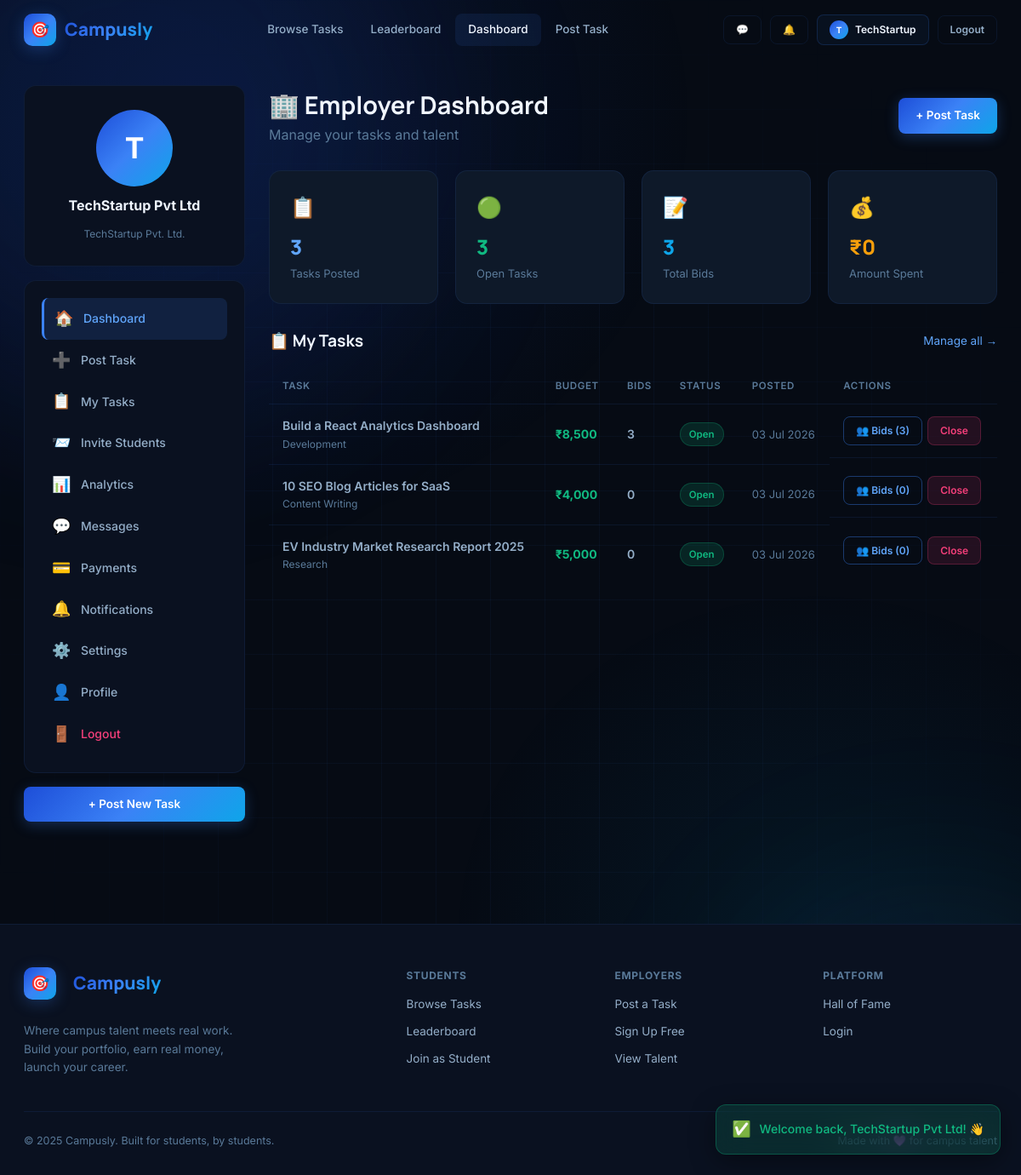
Page /employer_dashboard.php (signed in) on the committed database.
### tables this page shows
CREATE TABLE users (
  id                      INT AUTO_INCREMENT PRIMARY KEY,
  name                    VARCHAR(100)  NOT NULL,
  email                   VARCHAR(150)  NOT NULL UNIQUE,
  password                VARCHAR(255)  NOT NULL,
  role                    ENUM('candidate','employer','admin') DEFAULT 'candidate',
  university              VARCHAR(250),
  company_name            VARCHAR(150),
  bio                     TEXT,
  location                VARCHAR(100),
  skills                  VARCHAR(800),
  github                  VARCHAR(300),
  linkedin                VARCHAR(300),
  portfolio               VARCHAR(300),
  avatar                  VARCHAR(300)  DEFAULT NULL,
  is_banned               TINYINT(1)    DEFAULT 0,
  created_at              TIMESTAMP     DEFAULT CURRENT_TIMESTAMP
);

CREATE TABLE tasks (
  id           INT AUTO_INCREMENT PRIMARY KEY,
  employer_id  INT           NOT NULL,
  title        VARCHAR(255)  NOT NULL,
  description  TEXT,
  category     VARCHAR(100),
  price        DECIMAL(10,2) DEFAULT 0.00,
  location     VARCHAR(100)  DEFAULT 'Remote',
  skills       VARCHAR(800),
  deadline     DATE,
  duration     VARCHAR(80),
  urgency      ENUM('urgent','high','medium','low') DEFAULT 'medium',
  status       ENUM('open','assigned','completed','cancelled') DEFAULT 'open',
  created_at   TIMESTAMP     DEFAULT CURRENT_TIMESTAMP,
  INDEX idx_status   (status),
  INDEX idx_category (category),
  INDEX idx_employer (employer_id)
);

### employer_dashboard.php (the view, shortened to what this page needs)
<?php
include 'db.php';
$uid  = (int)$_SESSION['user_id'];
$user = mysqli_fetch_assoc(mysqli_query($conn,"SELECT * FROM users WHERE id=$uid"));
$total_tasks   = mysqli_fetch_assoc(mysqli_query($conn,"SELECT COUNT(*) as c FROM tasks WHERE employer_id=$uid"))['c'];
$open_tasks    = mysqli_fetch_assoc(mysqli_query($conn,"SELECT COUNT(*) as c FROM tasks WHERE employer_id=$uid AND status='open'"))['c'];
$total_apps    = mysqli_fetch_assoc(mysqli_query($conn,"SELECT COUNT(*) as c FROM applications a JOIN tasks t ON a.task_id=t.id WHERE t.employer_id=$uid"))['c'];
$total_spent   = mysqli_fetch_assoc(mysqli_query($conn,"SELECT COALESCE(SUM(amount),0) as c FROM payments WHERE employer_id=$uid AND status='released'"))['c'];
$my_tasks = mysqli_query($conn,
  "SELECT t.*, (SELECT COUNT(*) FROM applications WHERE task_id=t.id) as bid_count
   FROM tasks t WHERE t.employer_id=$uid ORDER BY t.created_at DESC");
include 'includes/head.php';
include 'includes/navbar.php';
?>
<div class="wrap">
  <div class="dash-wrap">
    <aside class="sidebar">
      <div class="sidebar-card">
        <div style="display:flex;flex-direction:column;align-items:center;gap:10px;padding:8px 0">
          <?php if(!empty($user['avatar']) && file_exists($user['avatar'])): ?>
            <img src="<?= htmlspecialchars($user['avatar']) ?>"
                 style="width:90px;height:90px;border-radius:50%;object-fit:cover;border:3px solid var(--violet2);flex-shrink:0"
                 alt="Profile picture">
          <?php else: ?>
            <div class="avatar avatar-xl"><?= strtoupper(substr($user['name'],0,1)) ?></div>
          <?php endif; ?>
          <div style="font-weight:700"><?= htmlspecialchars($user['name']) ?></div>
          <div style="color:var(--t3);font-size:12px"><?= htmlspecialchars($user['company_name']??'') ?></div>
        </div>
      </div>
      <div class="sidebar-card">
        <a href="employer_dashboard.php"    class="sidebar-link active"><span class="si">🏠</span>Dashboard</a>
        <a href="post_task.php"             class="sidebar-link"><span class="si">➕</span>Post Task</a>
        <a href="manage_tasks.php"          class="sidebar-link"><span class="si">📋</span>My Tasks</a>
        <a href="task_invite.php"           class="sidebar-link"><span class="si">📨</span>Invite Students</a>
        <a href="task_analytics.php"        class="sidebar-link"><span class="si">📊</span>Analytics</a>
        <a href="messages.php"              class="sidebar-link"><span class="si">💬</span>Messages</a>
        <a href="payment_history.php"       class="sidebar-link"><span class="si">💳</span>Payments</a>
        <a href="notifications.php"         class="sidebar-link"><span class="si">🔔</span>Notifications</a>
        <a href="notification_settings.php" class="sidebar-link"><span class="si">⚙️</span>Settings</a>
        <a href="profile.php"               class="sidebar-link"><span class="si">👤</span>Profile</a>
        <a href="logout.php"                class="sidebar-link" style="color:var(--rose)"><span class="si">🚪</span>Logout</a>
      </div>
      <a href="post_task.php" class="btn btn-brand btn-full">+ Post New Task</a>
    </aside>
    <main class="main-content">
      <div style="display:flex;align-items:center;justify-content:space-between;margin-bottom:28px">
        <div>
          <h1 style="font-family:var(--fh);font-size:1.8rem;font-weight:700">🏢 Employer Dashboard</h1>
          <p style="color:var(--t3)">Manage your tasks and talent</p>
        </div>
        <a href="post_task.php" class="btn btn-brand">+ Post Task</a>
      </div>
      <div class="grid-4" style="margin-bottom:28px">
        <?php foreach([
          ['📋','Tasks Posted',$total_tasks,'var(--violet2)'],
          ['🟢','Open Tasks',$open_tasks,'var(--emerald)'],
          ['📝','Total Bids',$total_apps,'var(--cyan)'],
          ['💰','Amount Spent','₹'.number_format($total_spent),'var(--amber)'],
        ] as [$icon,$label,$val,$color]): ?>
        <div class="stat-box" style="text-align:left">
          <div style="font-size:1.5rem;margin-bottom:8px"><?= $icon ?></div>
          <div style="font-size:1.5rem;font-weight:800;color:<?= $color ?>;font-family:var(--fh)"><?= $val ?></div>
          <div style="color:var(--t3);font-size:13px;margin-top:2px"><?= $label ?></div>
        </div>
        <?php endforeach; ?>
      </div>
      <div>
        <div style="display:flex;align-items:center;justify-content:space-between;margin-bottom:16px">
          <h2 style="font-family:var(--fh);font-size:1.2rem;font-weight:700">📋 My Tasks</h2>
          <a href="manage_tasks.php" style="color:var(--violet2);font-size:13.5px">Manage all →</a>
        </div>
        <?php if(mysqli_num_rows($my_tasks)===0): ?>
          <div style="text-align:center;padding:60px;color:var(--t3)">
            <div style="font-size:3rem;margin-bottom:14px">📋</div>
            <div style="font-weight:600;margin-bottom:10px">No tasks posted yet</div>
            <a href="post_task.php" class="btn btn-brand">Post Your First Task</a>
          </div>
        <?php else: ?>
          <div style="overflow-x:auto">
            <table class="tbl">
              <thead><tr><th>Task</th><th>Budget</th><th>Bids</th><th>Status</th><th>Posted</th><th>Actions</th></tr></thead>
              <tbody>
                <?php while($t=$my_tasks->fetch_assoc()):
                  $status_cls=['open'=>'tag-g','assigned'=>'tag-a','completed'=>'tag-c','cancelled'=>'tag-r'][$t['status']]??'tag-v';
                ?>
                <tr>
                  <td>
                    <div style="font-weight:600"><?= htmlspecialchars(substr($t['title'],0,45)) ?><?= strlen($t['title'])>45?'…':'' ?></div>
                    <div style="color:var(--t3);font-size:12px"><?= htmlspecialchars($t['category']) ?></div>
                  </td>
                  <td style="color:var(--emerald);font-weight:700">₹<?= number_format($t['price']) ?></td>
                  <td style="font-weight:600"><?= $t['bid_count'] ?></td>
                  <td><span class="tag <?= $status_cls ?>"><?= ucfirst($t['status']) ?></span></td>
                  <td style="color:var(--t3);font-size:13px"><?= date('d M Y',strtotime($t['created_at'])) ?></td>
                  <td style="display:flex;gap:6px">
                    <a href="view_applicants.php?id=<?= $t['id'] ?>" class="btn btn-outline btn-sm">👥 Bids (<?= $t['bid_count'] ?>)</a>
                    <?php if($t['status']==='open'): ?>
                      <a href="javascript:confirmAction('Close this task?','close_task.php?id=<?= $t['id'] ?>')" class="btn btn-danger btn-sm">Close</a>
                    <?php endif; ?>
                  </td>
                </tr>
                <?php endwhile; ?>
              </tbody>
            </table>
          </div>
        <?php endif; ?>
      </div>
    </main>
  </div>
</div>
<?php include 'includes/footer.php'; ?>

### style.css (style rules this page uses)
:root { --ink:#060b14; --ink2:#0a1120; --ink3:#0e1929; --ink4:#132035; --surface:rgba(59,130,246,0.05); --surface2:rgba(59,130,246,0.1); --border:rgba(59,130,246,0.1); --border2:rgba(59,130,246,0.18); --blue:#3b82f6; --blue2:#60a5fa; --blue-dark:#1d4ed8; --blue-glow:rgba(59,130,246,0.28); --indigo:#6366f1; --indigo2:#818cf8; --indigo-glow:rgba(99,102,241,0.25); --sky:#0ea5e9; --sky-glow:rgba(14,165,233,0.2); --violet:#3b82f6; --violet2:#60a5fa; --violet-glow:rgba(59,130,246,0.28); --rose:#f43f7a; --rose-glow:rgba(244,63,122,0.2); --amber:#f59e0b; --amber-glow:rgba(245,158,11,0.2); --cyan:#0ea5e9; --cyan-glow:rgba(14,165,233,0.18); --emerald:#10b981; --emerald-glow:rgba(16,185,129,0.2); --grad-brand:linear-gradient(135deg,#1d4ed8 0%,#3b82f6 50%,#0ea5e9 100%); --grad-cool:linear-gradient(135deg,#1d4ed8,#0ea5e9); --grad-warm:linear-gradient(135deg,#3b82f6,#6366f1); --t1:#f0f6ff; --t2:#94aec8; --t3:#5a7a99; --t4:#2e4a66; --r:14px; --rs:8px; --rl:20px; --tr:all 0.22s cubic-bezier(.4,0,.2,1); --fh:'Manrope',sans-serif; --fb:'Inter',sans-serif; }
* { box-sizing:border-box;margin:0;padding:0 }
html { scroll-behavior:smooth }
body { font-family:var(--fb);background:var(--ink);color:var(--t1);min-height:100vh;overflow-x:hidden;line-height:1.6 }
a { text-decoration:none;color:inherit }
.wrap { position:relative;z-index:1 }
.btn { display:inline-flex;align-items:center;justify-content:center;gap:8px;padding:10px 20px;border-radius:var(--rs);font-family:var(--fb);font-size:13.5px;font-weight:600;cursor:pointer;transition:var(--tr);border:none;white-space:nowrap }
.btn-brand { background:var(--grad-brand);color:#fff;box-shadow:0 4px 16px var(--blue-glow) }
.btn-outline { background:transparent;color:var(--blue2);border:1px solid rgba(59,130,246,0.4) }
.btn-danger { background:rgba(244,63,122,0.12);color:var(--rose);border:1px solid rgba(244,63,122,0.25) }
.btn-sm { padding:6px 14px;font-size:12px }
.btn-full { width:100% }
.tag { display:inline-flex;align-items:center;gap:4px;padding:4px 10px;border-radius:20px;font-size:11.5px;font-weight:600 }
.tag-g { background:rgba(16,185,129,0.15);color:var(--emerald);border:1px solid rgba(16,185,129,0.25) }
.stat-box { background:var(--ink3);border:1px solid var(--border);border-radius:var(--r);padding:24px;text-align:center }
.avatar { width:40px;height:40px;border-radius:50%;background:var(--grad-brand);display:flex;align-items:center;justify-content:center;font-weight:700;font-size:15px;color:#fff;flex-shrink:0 }
.avatar-xl { width:90px;height:90px;font-size:34px }
.tbl { width:100%;border-collapse:collapse;font-size:14px }
.tbl th { padding:12px 16px;text-align:left;font-size:11.5px;font-weight:600;color:var(--t3);text-transform:uppercase;letter-spacing:.6px;border-bottom:1px solid var(--border) }
.tbl td { padding:14px 16px;border-bottom:1px solid var(--border);color:var(--t2) }
.tbl tr:last-child td { border-bottom:none }
.grid-4 { display:grid;grid-template-columns:repeat(4,1fr);gap:20px }
.dash-wrap { display:grid;grid-template-columns:260px 1fr;gap:28px;padding:100px 28px 40px;max-width:1300px;margin:0 auto;min-height:100vh }
.sidebar { position:sticky;top:100px;height:fit-content }
.sidebar-card { background:var(--ink2);border:1px solid var(--border);border-radius:var(--r);padding:20px;margin-bottom:16px }
.sidebar-link { display:flex;align-items:center;gap:10px;padding:10px 12px;border-radius:var(--rs);color:var(--t2);font-size:14px;font-weight:500;transition:var(--tr);cursor:pointer;text-decoration:none }
.sidebar-link:hover,.sidebar-link.active { color:var(--t1);background:var(--surface2) }
.sidebar-link.active { background:rgba(59,130,246,0.15);color:var(--blue2);border-left:3px solid var(--blue) }
.sidebar-link .si { font-size:18px;width:24px }
.main-content { min-width:0 }

### rows in the picture
users: name "T", name "TechStartup Pvt Ltd", company_name "TechStartup Pvt. Ltd."
tasks: title "Build a React Analytics Dashboard", category "Development", price "8,500", bid_count "3", status "Open", created_at "03 Jul 2026"
tasks: title "10 SEO Blog Articles for SaaS", category "Content Writing", price "4,000", bid_count "0", status "Open", created_at "03 Jul 2026"
tasks: title "EV Industry Market Research Report 2025", category "Research", price "5,000", bid_count "0", status "Open", created_at "03 Jul 2026"

### other values in the picture
substr($user_name,0,1) "T"
explode(' ',$user_name)[0] "TechStartup"
$icon "📋"
$val "3"
$label "Tasks Posted"
$icon "🟢"
$label "Open Tasks"
$icon "📝"
$label "Total Bids"
$icon "💰"
$val "₹0"
$label "Amount Spent"
